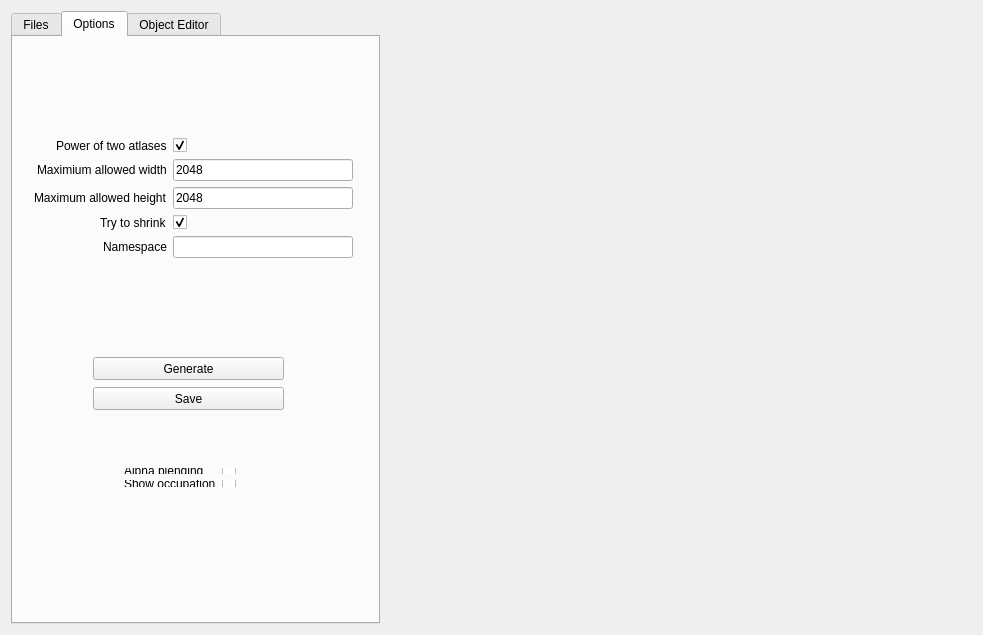
<?xml version="1.0" encoding="UTF-8"?>
<ui version="4.0">
 <class>MainWindow</class>
 <widget class="QMainWindow" name="MainWindow">
  <property name="geometry">
   <rect>
    <x>0</x>
    <y>0</y>
    <width>983</width>
    <height>635</height>
   </rect>
  </property>
  <property name="windowTitle">
   <string>Atlas Creator</string>
  </property>
  <widget class="QWidget" name="centralWidget">
   <property name="sizePolicy">
    <sizepolicy hsizetype="Expanding" vsizetype="Expanding">
     <horstretch>0</horstretch>
     <verstretch>0</verstretch>
    </sizepolicy>
   </property>
   <property name="minimumSize">
    <size>
     <width>983</width>
     <height>635</height>
    </size>
   </property>
   <layout class="QGridLayout" name="gridLayout">
    <item row="0" column="1">
     <layout class="QHBoxLayout" name="horizontalLayout">
      <property name="sizeConstraint">
       <enum>QLayout::SetDefaultConstraint</enum>
      </property>
      <item>
       <widget class="GLWidget" name="previewWidget" native="true">
        <property name="sizePolicy">
         <sizepolicy hsizetype="Expanding" vsizetype="Expanding">
          <horstretch>0</horstretch>
          <verstretch>0</verstretch>
         </sizepolicy>
        </property>
        <property name="minimumSize">
         <size>
          <width>589</width>
          <height>600</height>
         </size>
        </property>
       </widget>
      </item>
     </layout>
    </item>
    <item row="0" column="0">
     <widget class="QTabWidget" name="tabWidget">
      <property name="enabled">
       <bool>true</bool>
      </property>
      <property name="sizePolicy">
       <sizepolicy hsizetype="Expanding" vsizetype="Expanding">
        <horstretch>0</horstretch>
        <verstretch>0</verstretch>
       </sizepolicy>
      </property>
      <property name="minimumSize">
       <size>
        <width>369</width>
        <height>0</height>
       </size>
      </property>
      <property name="maximumSize">
       <size>
        <width>369</width>
        <height>16777215</height>
       </size>
      </property>
      <property name="currentIndex">
       <number>1</number>
      </property>
      <widget class="QWidget" name="filesTab">
       <attribute name="title">
        <string>Files</string>
       </attribute>
       <widget class="QListWidget" name="fileListWidget">
        <property name="geometry">
         <rect>
          <x>10</x>
          <y>10</y>
          <width>330</width>
          <height>411</height>
         </rect>
        </property>
        <property name="alternatingRowColors">
         <bool>true</bool>
        </property>
        <property name="selectionMode">
         <enum>QAbstractItemView::ExtendedSelection</enum>
        </property>
       </widget>
       <widget class="QPushButton" name="addTexturesPushBtn">
        <property name="geometry">
         <rect>
          <x>80</x>
          <y>430</y>
          <width>191</width>
          <height>23</height>
         </rect>
        </property>
        <property name="text">
         <string>Add textures</string>
        </property>
       </widget>
       <widget class="QPushButton" name="removeTexturesPushBtn">
        <property name="geometry">
         <rect>
          <x>80</x>
          <y>490</y>
          <width>191</width>
          <height>23</height>
         </rect>
        </property>
        <property name="text">
         <string>Remove textures</string>
        </property>
       </widget>
       <widget class="QCheckBox" name="showFullPathCheckBox">
        <property name="geometry">
         <rect>
          <x>120</x>
          <y>530</y>
          <width>111</width>
          <height>17</height>
         </rect>
        </property>
        <property name="text">
         <string>Show full path</string>
        </property>
       </widget>
       <widget class="QPushButton" name="addDirPushBtn">
        <property name="geometry">
         <rect>
          <x>80</x>
          <y>460</y>
          <width>191</width>
          <height>23</height>
         </rect>
        </property>
        <property name="text">
         <string>Add directory</string>
        </property>
       </widget>
       <widget class="QPushButton" name="disassemblePushBtn">
        <property name="geometry">
         <rect>
          <x>80</x>
          <y>560</y>
          <width>191</width>
          <height>23</height>
         </rect>
        </property>
        <property name="text">
         <string>Disassemble</string>
        </property>
       </widget>
      </widget>
      <widget class="QWidget" name="optionsTab">
       <attribute name="title">
        <string>Options</string>
       </attribute>
       <widget class="QWidget" name="formLayoutWidget">
        <property name="geometry">
         <rect>
          <x>10</x>
          <y>90</y>
          <width>341</width>
          <height>314</height>
         </rect>
        </property>
        <layout class="QFormLayout" name="formLayout">
         <property name="fieldGrowthPolicy">
          <enum>QFormLayout::AllNonFixedFieldsGrow</enum>
         </property>
         <property name="rowWrapPolicy">
          <enum>QFormLayout::DontWrapRows</enum>
         </property>
         <property name="labelAlignment">
          <set>Qt::AlignRight|Qt::AlignTrailing|Qt::AlignVCenter</set>
         </property>
         <item row="0" column="0">
          <widget class="QLabel" name="pOTAtlasLabel">
           <property name="text">
            <string>Power of two atlases</string>
           </property>
          </widget>
         </item>
         <item row="0" column="1">
          <widget class="QCheckBox" name="pOTAtlasCheckBox">
           <property name="checked">
            <bool>true</bool>
           </property>
          </widget>
         </item>
         <item row="1" column="0">
          <widget class="QLabel" name="maxWidthLabel">
           <property name="text">
            <string>Maximium allowed width</string>
           </property>
          </widget>
         </item>
         <item row="1" column="1">
          <widget class="QLineEdit" name="maxWidthLineEdit">
           <property name="text">
            <string>2048</string>
           </property>
          </widget>
         </item>
         <item row="2" column="0">
          <widget class="QLabel" name="maxHeightLabel">
           <property name="text">
            <string>Maximum allowed height</string>
           </property>
          </widget>
         </item>
         <item row="2" column="1">
          <widget class="QLineEdit" name="maxHeightLineEdit">
           <property name="text">
            <string>2048</string>
           </property>
          </widget>
         </item>
         <item row="3" column="0">
          <widget class="QLabel" name="shrinkLabel">
           <property name="text">
            <string>Try to shrink</string>
           </property>
          </widget>
         </item>
         <item row="3" column="1">
          <widget class="QCheckBox" name="shrinkCheckBox">
           <property name="checked">
            <bool>true</bool>
           </property>
          </widget>
         </item>
         <item row="4" column="0">
          <widget class="QLabel" name="namespaceLabel">
           <property name="text">
            <string>Namespace</string>
           </property>
          </widget>
         </item>
         <item row="4" column="1">
          <widget class="QLineEdit" name="namespaceLineEdit"/>
         </item>
        </layout>
       </widget>
       <widget class="QPushButton" name="refreshPushBtn">
        <property name="geometry">
         <rect>
          <x>80</x>
          <y>320</y>
          <width>191</width>
          <height>23</height>
         </rect>
        </property>
        <property name="text">
         <string>Generate</string>
        </property>
       </widget>
       <widget class="QPushButton" name="savePushBtn">
        <property name="geometry">
         <rect>
          <x>80</x>
          <y>350</y>
          <width>191</width>
          <height>23</height>
         </rect>
        </property>
        <property name="text">
         <string>Save</string>
        </property>
       </widget>
       <widget class="QWidget" name="formLayoutWidget_2">
        <property name="geometry">
         <rect>
          <x>100</x>
          <y>420</y>
          <width>171</width>
          <height>41</height>
         </rect>
        </property>
        <layout class="QFormLayout" name="formLayout_2">
         <property name="fieldGrowthPolicy">
          <enum>QFormLayout::AllNonFixedFieldsGrow</enum>
         </property>
         <item row="0" column="0">
          <widget class="QLabel" name="alphaBlendingLabel">
           <property name="text">
            <string>Alpha blending</string>
           </property>
          </widget>
         </item>
         <item row="0" column="1">
          <widget class="QCheckBox" name="alphaBlendingCheckBox"/>
         </item>
         <item row="1" column="0">
          <widget class="QLabel" name="showOccupationLabel">
           <property name="text">
            <string>Show occupation</string>
           </property>
          </widget>
         </item>
         <item row="1" column="1">
          <widget class="QCheckBox" name="showOccupationCheckBox"/>
         </item>
        </layout>
       </widget>
      </widget>
      <widget class="QWidget" name="objectEditorTabs">
       <property name="enabled">
        <bool>true</bool>
       </property>
       <attribute name="title">
        <string>Object Editor</string>
       </attribute>
       <widget class="QListWidget" name="objectListWidget">
        <property name="geometry">
         <rect>
          <x>10</x>
          <y>10</y>
          <width>330</width>
          <height>411</height>
         </rect>
        </property>
        <property name="alternatingRowColors">
         <bool>true</bool>
        </property>
        <property name="selectionMode">
         <enum>QAbstractItemView::ExtendedSelection</enum>
        </property>
       </widget>
       <widget class="QPushButton" name="removeObjectsPushBtn">
        <property name="geometry">
         <rect>
          <x>80</x>
          <y>460</y>
          <width>191</width>
          <height>23</height>
         </rect>
        </property>
        <property name="text">
         <string>Remove object(s)</string>
        </property>
        <property name="icon">
         <iconset resource="resources.qrc">
          <normaloff>:/image/resources/remove.png</normaloff>:/image/resources/remove.png</iconset>
        </property>
       </widget>
       <widget class="QPushButton" name="addObjectPushBtn">
        <property name="geometry">
         <rect>
          <x>80</x>
          <y>430</y>
          <width>191</width>
          <height>23</height>
         </rect>
        </property>
        <property name="text">
         <string>Add object</string>
        </property>
        <property name="icon">
         <iconset resource="resources.qrc">
          <normaloff>:/image/resources/add.png</normaloff>:/image/resources/add.png</iconset>
        </property>
       </widget>
      </widget>
     </widget>
    </item>
   </layout>
  </widget>
 </widget>
 <layoutdefault spacing="6" margin="11"/>
 <customwidgets>
  <customwidget>
   <class>GLWidget</class>
   <extends>QWidget</extends>
   <header>glwidget.h</header>
   <container>1</container>
  </customwidget>
 </customwidgets>
 <tabstops>
  <tabstop>tabWidget</tabstop>
  <tabstop>fileListWidget</tabstop>
  <tabstop>addTexturesPushBtn</tabstop>
  <tabstop>addDirPushBtn</tabstop>
  <tabstop>removeTexturesPushBtn</tabstop>
  <tabstop>showFullPathCheckBox</tabstop>
  <tabstop>disassemblePushBtn</tabstop>
  <tabstop>pOTAtlasCheckBox</tabstop>
  <tabstop>maxWidthLineEdit</tabstop>
  <tabstop>maxHeightLineEdit</tabstop>
  <tabstop>shrinkCheckBox</tabstop>
  <tabstop>namespaceLineEdit</tabstop>
  <tabstop>refreshPushBtn</tabstop>
  <tabstop>savePushBtn</tabstop>
  <tabstop>alphaBlendingCheckBox</tabstop>
  <tabstop>showOccupationCheckBox</tabstop>
  <tabstop>objectListWidget</tabstop>
  <tabstop>removeObjectsPushBtn</tabstop>
  <tabstop>addObjectPushBtn</tabstop>
 </tabstops>
 <resources>
  <include location="resources.qrc"/>
 </resources>
 <connections/>
</ui>
